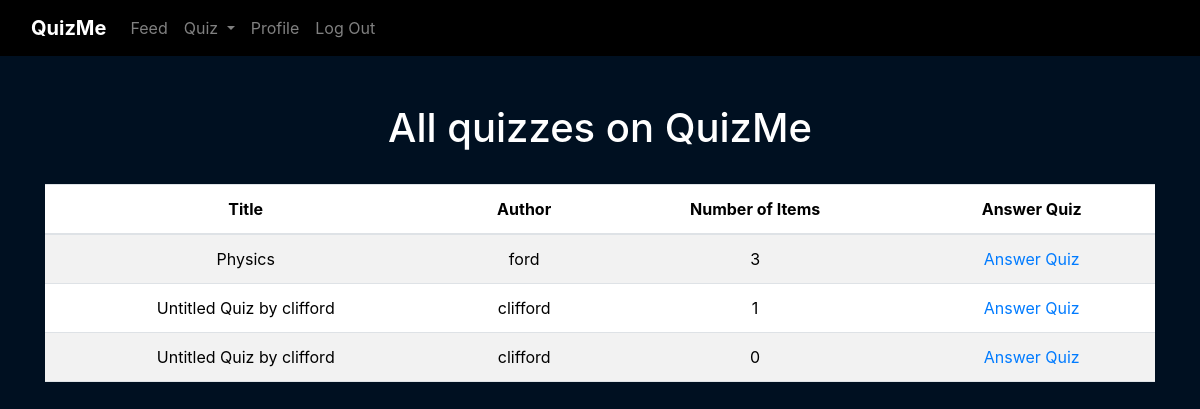
The app's page /quiz/all_quizzes (signed in), older data.
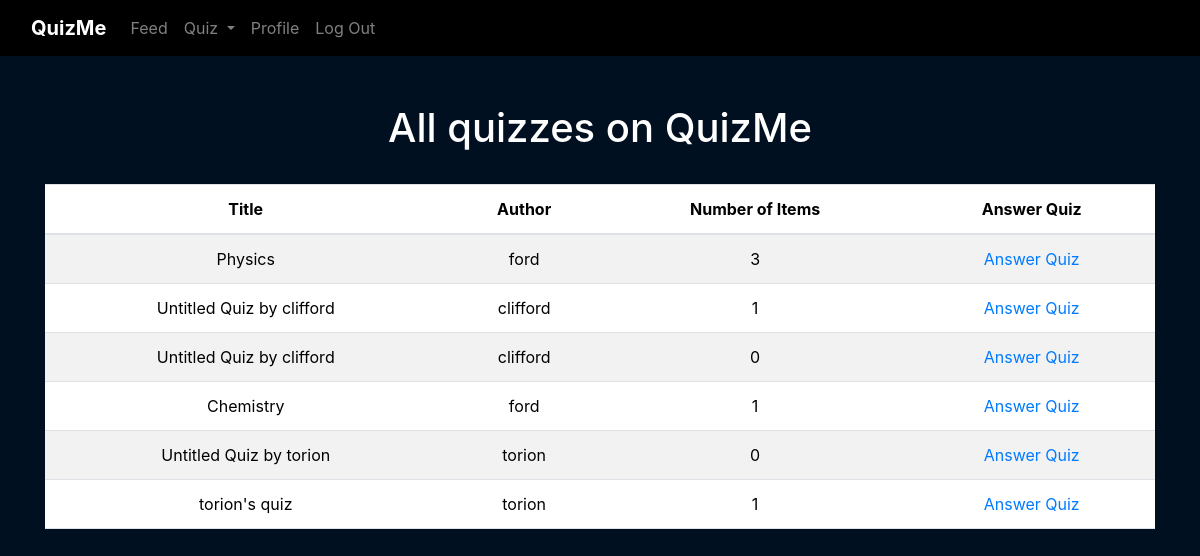
The same page, newer data.
### web_app/models.py (models this page shows)
class Quiz(db.Model):
    __tablename__ = 'quizzes'
    id = db.Column(db.Integer, primary_key=True)
    title = db.Column(db.String(30), nullable=False)
    instructions = db.Column(db.String(1000))
    total_items = db.Column(db.Integer)
    user_id = db.Column(db.Integer, db.ForeignKey('users.id'))
    items = db.relationship('Item', cascade="all, delete-orphan", backref="quiz")

class User(db.Model, UserMixin):
    __tablename__ = 'users'
    id = db.Column(db.Integer, primary_key=True)
    username = db.Column(db.String(50), nullable=False, unique=True)
    password = db.Column(db.String(500), nullable=False)
    quizzes = db.relationship('Quiz', cascade="all, delete-orphan", backref="user")

### web_app/blueprints/quiz/routes.py (the view)
@quiz.route('/all_quizzes')
@login_required
def all_quizzes():
    quizzes = Quiz.query.all()
    return render_template('quiz/all_quizzes.html', quizzes=quizzes)

### web_app/blueprints/quiz/templates/quiz/all_quizzes.html (shortened to what this page needs)
{% extends "base.html" %}
{% block content %}
    <h1>All quizzes on QuizMe</h1>
    <br>
        <table class="table table-striped">
            <thead>
                <tr>
                <th>Title</th>
                <th>Author</th>
                <th>Number of Items</th>
                <th>Answer Quiz</th>
                </tr>
            </thead>
            <tbody>
                {% for quiz in quizzes %}
                <tr>
                    <td>{{ quiz.title }}</td>
                    <td>{{ quiz.user.username }}</td>
                    <td>{{ quiz.total_items }}</td>
                    <td>
                        <a href="{{ url_for('quiz.answer_quiz', quiz_id=quiz.id, quiz_title=quiz.title) }}">Answer Quiz</a>
                    </td>
                </tr>
                {% endfor %}
            </tbody>
        </table>
{% endblock %}

### web_app/templates/base.html (shortened to what this page needs)
<!DOCTYPE html>
<html lang="en">
    <head>
        <link href="https://cdn.jsdelivr.net/npm/bootstrap@5.3.3/dist/css/bootstrap.min.css" rel="stylesheet">
        <link rel="stylesheet" href="https://stackpath.bootstrapcdn.com/bootstrap/4.4.1/css/bootstrap.min.css"/>
        <link rel="stylesheet" href="https://stackpath.bootstrapcdn.com/font-awesome/4.7.0/css/font-awesome.min.css"/>
        <link rel="stylesheet" href="{{ url_for('static', filename='css/style.css') }}">
    </head>
    <body>
        <nav class="navbar navbar-expand-lg navbar-dark">
            <div class="container-fluid">
                <a class="navbar-brand" href="#">QuizMe</a>
                <div class="collapse navbar-collapse" id="navbarNav">
                    <ul class="navbar-nav">
                        {% if not current_user.is_authenticated %}
                            <li class="nav-item">
                                <a class="nav-link" href="{{ url_for('auth.index')}}">Home</a>
                            </li>
                            <li class="nav-item">
                                <a class="nav-link" href="{{ url_for('auth.login')}}">Log In</a>
                            </li>
                            <li class="nav-item">
                                <a class="nav-link" href="{{ url_for('auth.signup')}}">Sign Up</a>
                            </li>
                        {% else %}
                            <li class="nav-item">
                                <a class="nav-link" href="{{ url_for('feed.index')}}">Feed</a>
                            </li>
                            <li class="nav-item dropdown">
                                <a class="nav-link dropdown-toggle" href="#" role="button" data-bs-toggle="dropdown" aria-expanded="false">
                                  Quiz
                                </a>
                              </li>
                            <li class="nav-item">
                                <a class="nav-link" href="{{ url_for('profile.index')}}">Profile</a>
                            </li>
                            <li class="nav-item">
                                <a class="nav-link" href="{{ url_for('auth.logout')}}">Log Out</a>
                            </li>
                        {% endif %}
                    </ul>
                </div>
            </div>
        </nav>
        <main class="container py-5 text-center">
            {% block content %}
            {% endblock %}
        </main>
    </body>
</html>

### web_app/static/css/style.css (style rules this page uses)
.navbar, .dropdown-menu { background-color: black; }
.nav-link { color: gray; }
.navbar-brand, .dropdown-item { color: white; }
.navbar-brand { font-weight: bold; color:white; }
body { background-color: #001021; color: white; }

Row changes from the older to the newer data that the page shows:
added Quiz: title "Chemistry", user.username "ford", total_items "1"
added Quiz: title "Untitled Quiz by torion", user.username "torion", total_items "0"
added Quiz: title "torion's quiz", user.username "torion", total_items "1"
